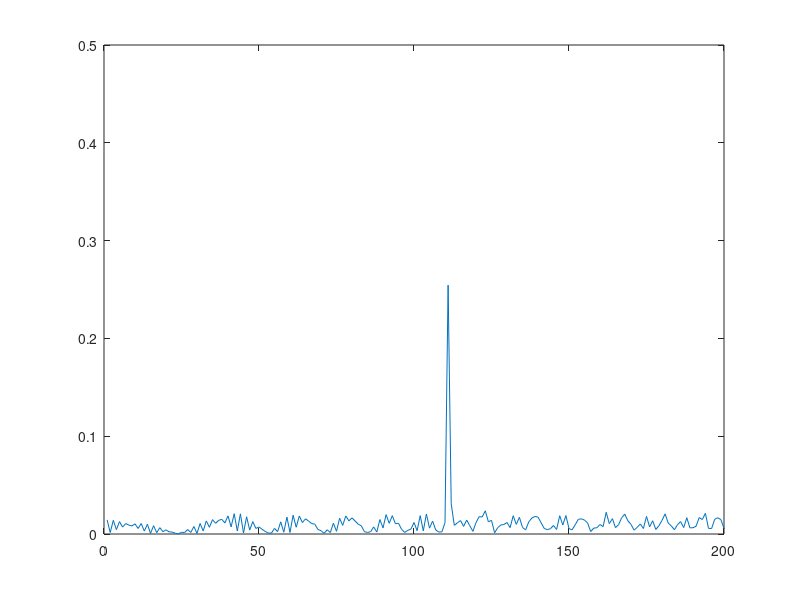
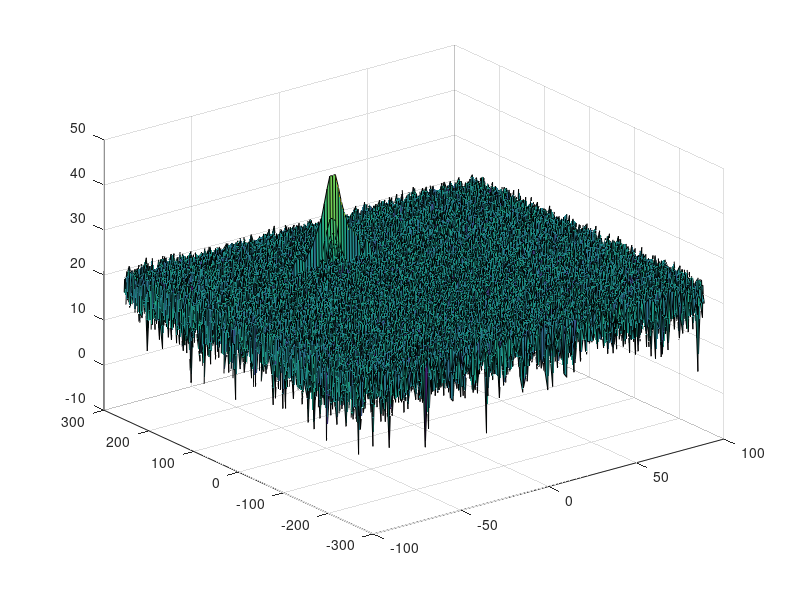
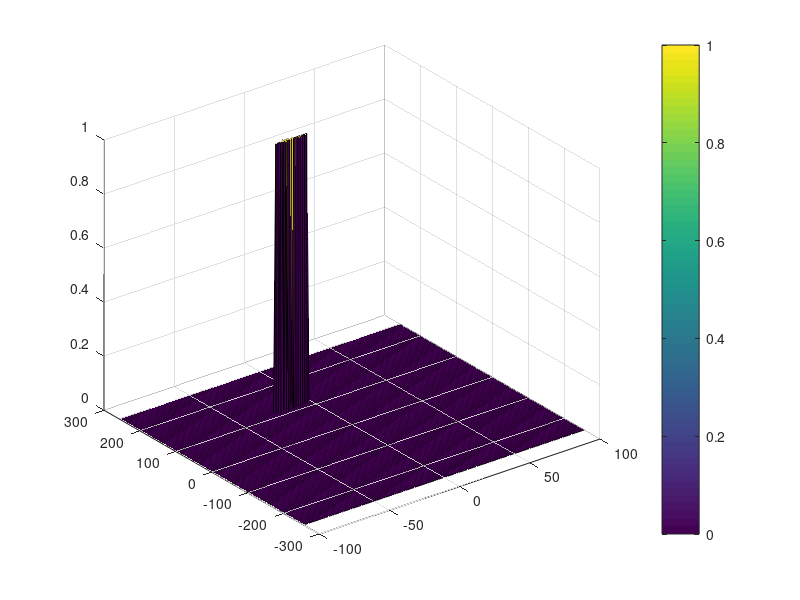

The MATLAB source for these figures, in order:
clear
close all
clc;

%% Radar Specifications 
%%%%%%%%%%%%%%%%%%%%%%%%%%%
% Frequency of operation = 77GHz
% Max Range = 200m
% Range Resolution = 1 m
% Max Velocity = 100 m/s
%%%%%%%%%%%%%%%%%%%%%%%%%%%

%speed of light = 3e8
%% User Defined Range and Velocity of target
% *%TODO* :
% define the target's initial position and velocity. Note : Velocity
% remains contant
R=110; % m
v=-20; % m/s

%% FMCW Waveform Generation

% *%TODO* :
%Design the FMCW waveform by giving the specs of each of its parameters.
% Calculate the Bandwidth (B), Chirp Time (Tchirp) and Slope (slope) of the FMCW
% chirp using the requirements above.

%Operating carrier frequency of Radar 
c = 3e8;                    % speed of light
fc= 77e9;                   % carrier freq
lambda = 3e8/fc;            % wavelength
B = c/2;                    % Bandwidth
Tchirp = (5.5*2*200)/3e8;   % Chrip Time
slope = B/Tchirp;
                                                          
%The number of chirps in one sequence. Its ideal to have 2^ value for the ease of running the FFT
%for Doppler Estimation. 
Nd=128;                   % #of doppler cells OR #of sent periods % number of chirps

%The number of samples on each chirp. 
Nr=1024;                  %for length of time OR # of range cells

% Timestamp for running the displacement scenario for every sample on each
% chirp
t=linspace(0,Nd*Tchirp,Nr*Nd); %total time for samples

%Creating the vectors for Tx, Rx and Mix based on the total samples input.
Tx=zeros(1,length(t)); %transmitted signal
Rx=zeros(1,length(t)); %received signal
Mix = zeros(1,length(t)); %beat signal

%Similar vectors for range_covered and time delay.
r_t=zeros(1,length(t));
td=zeros(1,length(t));


%% Signal generation and Moving Target simulation
% Running the radar scenario over the time. 

for i=1:length(t)         
 
    % *%TODO* :
    %For each time stamp update the Range of the Target for constant velocity. 
    r_t(i) = R + v*t(i);
    td(i) = (2*r_t(i))/c;
    
    % *%TODO* :
    %For each time sample we need update the transmitted and
    %received signal. 
    %Tx(i) = cos(2*pi*(fc*t(i) + (slope*(t(i))^2)/2));
    %Rx(i) = cos(2*pi*(fc*(t(i)-td(i)) + (slope*(t(i)-td(i))^2)/2));
    
    % *%TODO* :
    %Now by mixing the Transmit and Receive generate the beat signal
    %This is done by element wise matrix multiplication of Transmit and
    %Receiver Signal
    %Mix(i) = Tx(i).*Rx(i);
end
Tx = cos(2*pi*(fc*t + (slope*t.^2)/2));
Rx = cos(2*pi*(fc*(t-td) + (slope*(t-td).^2 )/2));
Mix = Tx.*Rx;

%% RANGE MEASUREMENT

 % *%TODO* :
%reshape the vector into Nr*Nd array. Nr and Nd here would also define the size of
%Range and Doppler FFT respectively.
X = reshape(Mix,Nr,Nd);

 % *%TODO* :
%run the FFT on the beat signal along the range bins dimension (Nr) and
%normalize.
x_1 = X(:,1)';
range_fft = fft(x_1,Nr)/Nr;

 % *%TODO* :
% Take the absolute value of FFT output
range_fft = abs(range_fft);

% *%TODO* :
% Output of FFT is double sided signal, but we are interested in only one side of the spectrum.
% Hence we throw out half of the samples.
range_fft = range_fft(1:Nr/2);

%plotting the range
figure ('Name','Range from First FFT')

% *%TODO* :
% plot FFT output 
plot(range_fft);
axis ([0 200 0 0.5]);
%% RANGE DOPPLER RESPONSE
% The 2D FFT implementation is already provided here. This will run a 2DFFT
% on the mixed signal (beat signal) output and generate a range doppler
% map.You will implement CFAR on the generated RDM


% Range Doppler Map Generation.

% The output of the 2D FFT is an image that has reponse in the range and
% doppler FFT bins. So, it is important to convert the axis from bin sizes
% to range and doppler based on their Max values.

Mix=reshape(Mix,[Nr,Nd]);

% 2D FFT using the FFT size for both dimensions.
sig_fft2 = fft2(Mix,Nr,Nd);

% Taking just one side of signal from Range dimension.
sig_fft2 = sig_fft2(1:Nr/2,1:Nd);
sig_fft2 = fftshift (sig_fft2);
RDM = abs(sig_fft2);
RDM = 10*log10(RDM);

%use the surf function to plot the output of 2DFFT and to show axis in both
%dimensions
doppler_axis = linspace(-100,100,Nd);
range_axis = linspace(-200,200,Nr/2)*((Nr/2)/400);
figure,surf(doppler_axis,range_axis,RDM);

%% CFAR implementation

%Slide Window through the complete Range Doppler Map

% *%TODO* :
%Select the number of Training Cells in both the dimensions.
Tr=10;
Td=8;

% *%TODO* :
%Select the number of Guard Cells in both dimensions around the Cell under 
%test (CUT) for accurate estimation
Gr=4;
Gd=4;

% *%TODO* :
% offset the threshold by SNR value in dB
offset=8;

% *%TODO* :
%Create a vector to store noise_level for each iteration on training cells
noise_level = zeros(1,1);

% Numbef of training cell
num_of_tc = (2*Tr+2*Gr+1)*(2*Td+2*Gd+1)-(2*Gr+1)*(2*Gd+1);
% *%TODO* :
%design a loop such that it slides the CUT across range doppler map by
%giving margins at the edges for Training and Guard Cells.
%For every iteration sum the signal level within all the training
%cells. To sum convert the value from logarithmic to linear using db2pow
%function. Average the summed values for all of the training
%cells used. After averaging convert it back to logarithimic using pow2db.
%Further add the offset to it to determine the threshold. Next, compare the
%signal under CUT with this threshold. If the CUT level > threshold assign
%it a value of 1, else equate it to 0.

for i = Tr+Gr+1:(Nr/2)-(Tr+Gr)
   % Use RDM[x,y] as the matrix from the output of 2D FFT for implementing
   % CFAR
   for j = Td+Gd+1:Nd-(Td+Gd)
       % Grid size: (2Tr+2Gr+1)*(2Td+2Gd+1)
       %{
       noise_level = zeros(1,1);
       for p = i-(Tr+Gr):i+Tr+Gr
           for q = j-(Td+Gd):j+Td+Gd
               if (abs(i-p)>Gr || abs(j-q)>Gd) 
                   noise_level = noise_level + db2pow(RDM(p,q));
               end
           end
       end
       %}
       window = RDM(i-(Tr+Gr):i+Tr+Gr,j-(Td+Gd):j+Td+Gd);
       guard_window = RDM(i-Gr:i+Gr, j-Gd:j+Gd);
       noise_level = sum(sum(db2pow(window))) - sum(sum(db2pow(guard_window)));
       
       % average the noise_level and add the offset to obtain threshold
       threshold = pow2db(noise_level/num_of_tc);
       threshold = threshold + offset;

       % Measure the signal in Cell under Test(CUT) and compare against
       % threshold
       CUT=RDM(i,j);
       if (CUT<threshold)
           RDM(i,j)=0;
       else
           RDM(i,j)=1;
       end
   end
end
% *%TODO* :
% The process above will generate a thresholded block, which is smaller 
%than the Range Doppler Map as the CUT cannot be located at the edges of
%matrix. Hence,few cells will not be thresholded. To keep the map size same
% set those values to 0. 
RDM(1:Tr+Gr, :) = 0;
RDM(end-(Tr+Gr-1):end, :) = 0;
RDM(:, 1:Td+Gd) = 0;
RDM(:, end-(Td+Gd-1):end) = 0;

% *%TODO* :
%display the CFAR output using the Surf function like we did for Range
%Doppler Response output.
figure,surf(doppler_axis,range_axis,RDM);
colorbar;


 
 